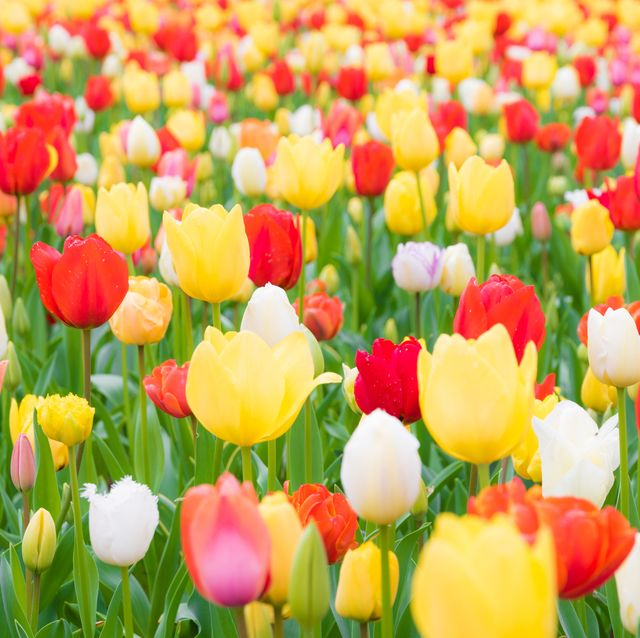
#> input picture Resources/tulips.jpeg, 640 x 638 px
$ python rgb_images_opencv.py
#> lines starting #> are read from the running program, lines starting #| are printed output that depends on the picture
import matplotlib.pyplot as plt
import cv2

###
# Opencv reads color images in BGR
###


cim = cv2.imread(r"Resources/tulips.jpeg")
#> cim is the input picture: shape (638, 640, 3); mean B, G, R 87.5, 161.1, 197.5
print( cim.shape )
#| (638, 640, 3)
# print( cim )
print( type(cim) )
#| <class 'numpy.ndarray'>
print( cim.dtype)
#| uint8

cim = cim[:,:,::-1] # reverses the cim array
R = cim[:,:,0]
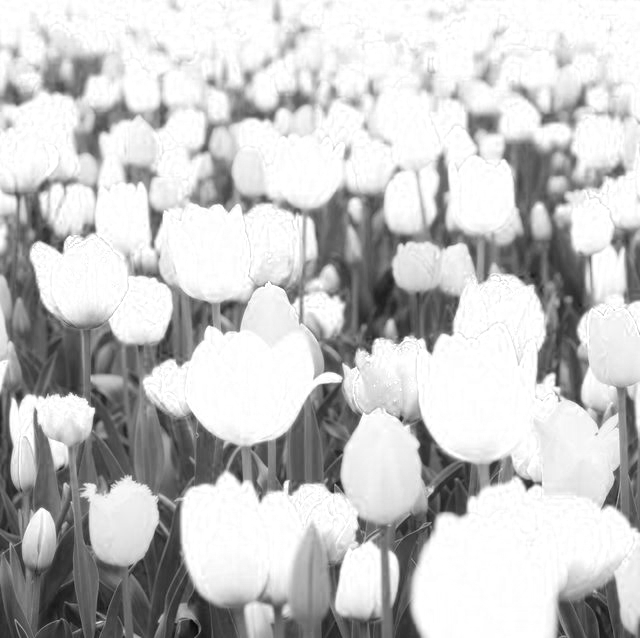
#> R: shape (638, 640); min 6, max 255, mean 197.5
G = cim[:,:,1]
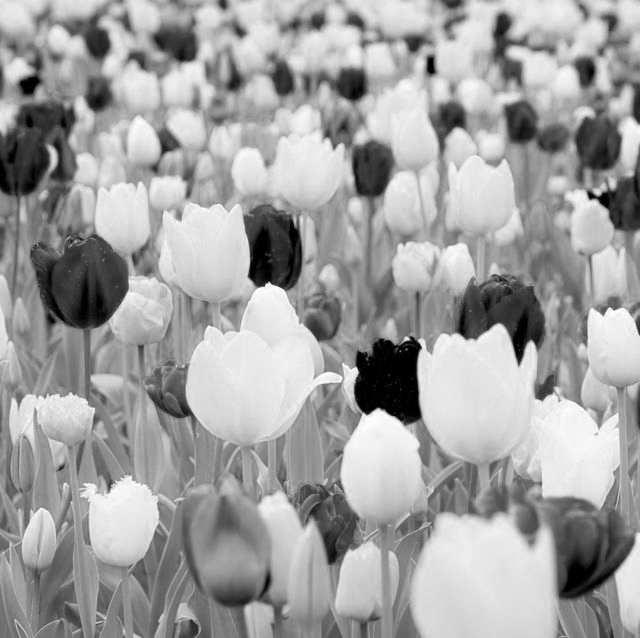
#> G: shape (638, 640); min 0, max 255, mean 161.1
B = cim[:,:,2]
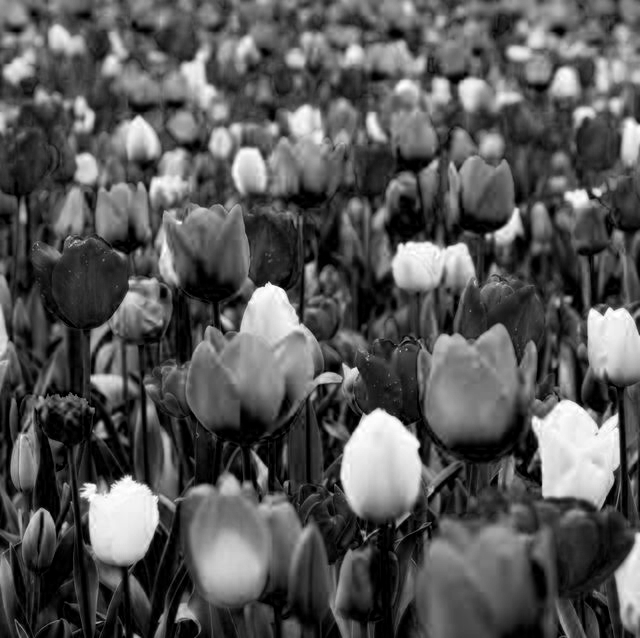
#> B: shape (638, 640); min 0, max 255, mean 87.5

plt.figure(1)

plt.subplot(231)
plt.imshow(cim)
plt.xticks([])
plt.yticks([])

plt.subplot(232)
plt.imshow(cim)
plt.xticks([])
plt.yticks([])

plt.subplot(233)
plt.imshow(cim)
plt.xticks([])
plt.yticks([])

plt.subplot(234)
plt.imshow(R, cmap='gray')
plt.xticks([])
plt.yticks([])
plt.title('Red')

plt.subplot(235)
plt.imshow(G, cmap='gray')
plt.xticks([])
plt.yticks([])
plt.title('Green')

plt.subplot(236)
plt.imshow(B, cmap='gray')
plt.xticks([])
plt.yticks([])
plt.title('Blue')

plt.show()
# plt.imshow(cim)

plt.waitforbuttonpress()
